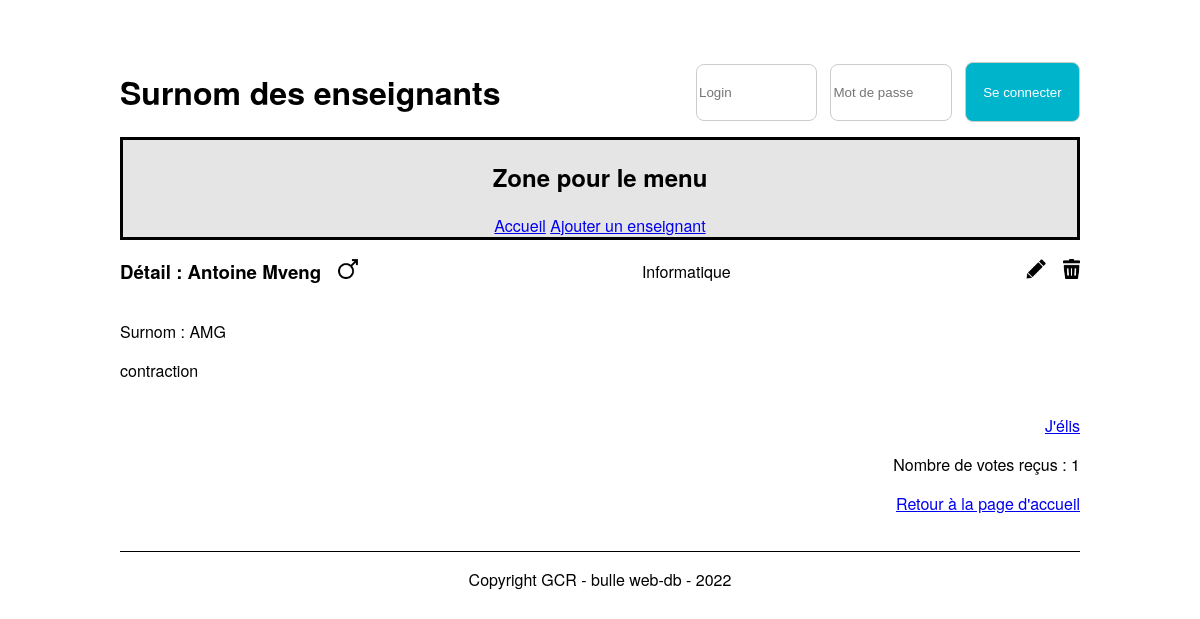
Screenshot of /application-surnoms-version-statique-/src/detailTeacher.php?idTeacher=2 with the database file from the repository.
### tables this page shows
CREATE TABLE `t_teacher` (
  `idTeacher` int NOT NULL,
  `teaFirstname` varchar(50) NOT NULL,
  `teaName` varchar(50) NOT NULL,
  `teaGender` char(1) NOT NULL,
  `teaNickname` varchar(50) NOT NULL,
  `teaOrigine` text NOT NULL,
  `fkSection` int NOT NULL,
  `teaVoice` int DEFAULT NULL
);

CREATE TABLE `t_section` (
  `idSection` int NOT NULL,
  `secName` varchar(20) NOT NULL
);

### application-surnoms-version-statique-/src/database.php (called while the page is built, shortened)
<?php
 class Database {
    private $connector;
    public function __construct(){
        try{
            $this->connector = new PDO('mysql:host=localhost:6033;dbname=db_nickname;charset=utf8', 'root', 'root');
        }
        catch (PDOException $e)
        {
            die('Erreur :' . $e->getMessage());
        }
    }
    private function queryPrepareExecute($query, $binds){
        $req = $this->connector->prepare($query);
        foreach($binds as $bind) {
            $req->bindValue($bind[0], $bind[1], $bind[2]);
        }
        $req->execute();
        return $req;
    }
    private function formatData($req){
        return $req->fetchALL(PDO::FETCH_ASSOC);
    }
    public function getOneTeacher($id){
        $query = "SELECT * FROM t_teacher WHERE idTeacher = :id";
        $binds = [
            ['id', $id, PDO::PARAM_INT]
        ];
        $req = $this->queryPrepareExecute($query,$binds);
        $teacher =$this->formatData($req);
        return $teacher[0];
    }
     public function getOneSection($idSec)
     {
        $query = "SELECT * FROM t_section WHERE idSection = :id";
        $binds = [
            ['id', $idSec, PDO::PARAM_INT]
        ];
        $req = $this->queryPrepareExecute($query, $binds);
        $section = $this->formatData($req);
        return $section[0];
     }
 }
?>

### application-surnoms-version-statique-/src/detailTeacher.php (the view, shortened to what this page needs)
<?php
$idTeacher = $_GET["idTeacher"];
include("Database.php");
$db = new Database();
$teacher = $db->getOneTeacher($idTeacher);
$section = $db->getOneSection($teacher["fkSection"]);
?>
<!DOCTYPE html>
<html lang="fr">
<head>
    <link href="./css/style.css" rel="stylesheet">
</head>
<body>
    <header>
        <div class="container-header">
            <div class="titre-header">
                <h1>Surnom des enseignants</h1>
            </div>
            <div class="login-container">
                <form action="#" method="post">
                    <input type="text" name="user" id="user" placeholder="Login">
                    <input type="password" name="password" id="password" placeholder="Mot de passe">
                    <button type="submit" class="btn btn-login">Se connecter</button>
                </form>
            </div>
        </div>
        <nav>
            <h2>Zone pour le menu</h2>
            <a href="index.php">Accueil</a>
            <a href="addTeacher.php">Ajouter un enseignant</a>
        </nav>
    </header>
    <div class="container">
        <div class="user-head">
            <h3>Détail : <?= $teacher["teaFirstname"] . " " . $teacher["teaName"]?>
            <?php
                if($teacher["teaGender"] == "M")
                {
                    echo "<img style=\"margin-left: 1vw;\" height=\"20em\" src=\"./img/male.png\" alt=\"male symbole\">";
                }
                elseif($teacher["teaGender"] == "F")
                {
                    echo "<img style=\"margin-left: 1vw;\" height=\"20em\" src=\"./img/femelle.png\" alt=\"femme symbole\">";
                }
                else
                {
                    echo "<img style=\"margin-left: 1vw;\" height=\"20em\" src=\"./img/autre.png\" alt=\"autre symbole\">";
                }
            ?>
            </h3>
            <p>
                <?= $section["secName"]?>
            </p>
            <div class="actions">
                <a href="#">
                    <img height="20em" src="./img/edit.png" alt="edit icon"></a>
                <a href="javascript:confirmDelete()">
                    <img height="20em" src="./img/delete.png" alt="delete icon"> </a>
            </div>
        </div>
        <div class="user-body">
            <div class="left">
                <p>Surnom : <?= $teacher["teaNickname"]?></p>
                <p><?= $teacher["teaOrigine"]?></p>
            </div>
        </div>
        <div class="user-footer">
            <p><a href="election.php">J'élis</a></p>
            <p>Nombre de votes reçus :  <?php
            if($teacher["teaVoice"] == 0)
            {
                echo "Aucun vote";
            }
            else
            {
               echo $teacher["teaVoice"];
            }
            ?>
            </p>
            <a href="index.php">Retour à la page d'accueil</a>
        </div>
    </div>
    <footer>
        <p>Copyright GCR - bulle web-db - 2022</p>
    </footer>
</body>
</html>

### application-surnoms-version-statique-/src/css/style.css (style rules this page uses)
body { font-family: "Helvetica Neue", Helvetica, Arial, sans-serif; margin: auto; width: 80%; }
nav { border: black solid 3px; background-color: #e5e5e5; text-align: center; }
.container { height: 50%; }
footer { border-top: black solid 1px; text-align: center; margin-top: 3vw; }
.containerOptions a, .user-head a { text-decoration: none; height: 100%; margin-left: 1vw; }
.user-head { width: 100%; display: flex; flex-direction: row; justify-content: space-between; align-items: center; }
.user-footer { text-align: right; }
.left, .rigth { display: inline-block; }
.left { width: 70%; }
.container-header { display: flex; justify-content: center; align-items: center; padding-top: 5%; }
.titre-header { width: 60%; height: 100%; }
.login-container { width: 40%; height: 100%; display: flex; justify-content: end; align-items: center; }
.login-container form { display: flex; justify-content: space-between; }
.login-container input, .login-container .btn-login { width: 30%; display: inline-block; border: 1px solid #ccc; border-radius: 8px; }
.login-container input { height: 4em; margin-bottom: auto; margin-top: auto; }
.btn-login { background-color: #00b4cc; }
.btn { text-align: center; color: white; width: 100%; border: none; cursor: pointer; height: 4.5em; border-radius: 8px; }

### rows the page displays
t_teacher: teaFirstname "Antoine", teaName "Mveng", teaNickname "AMG", teaOrigine "contraction", teaVoice "1"
t_section: secName "Informatique"
